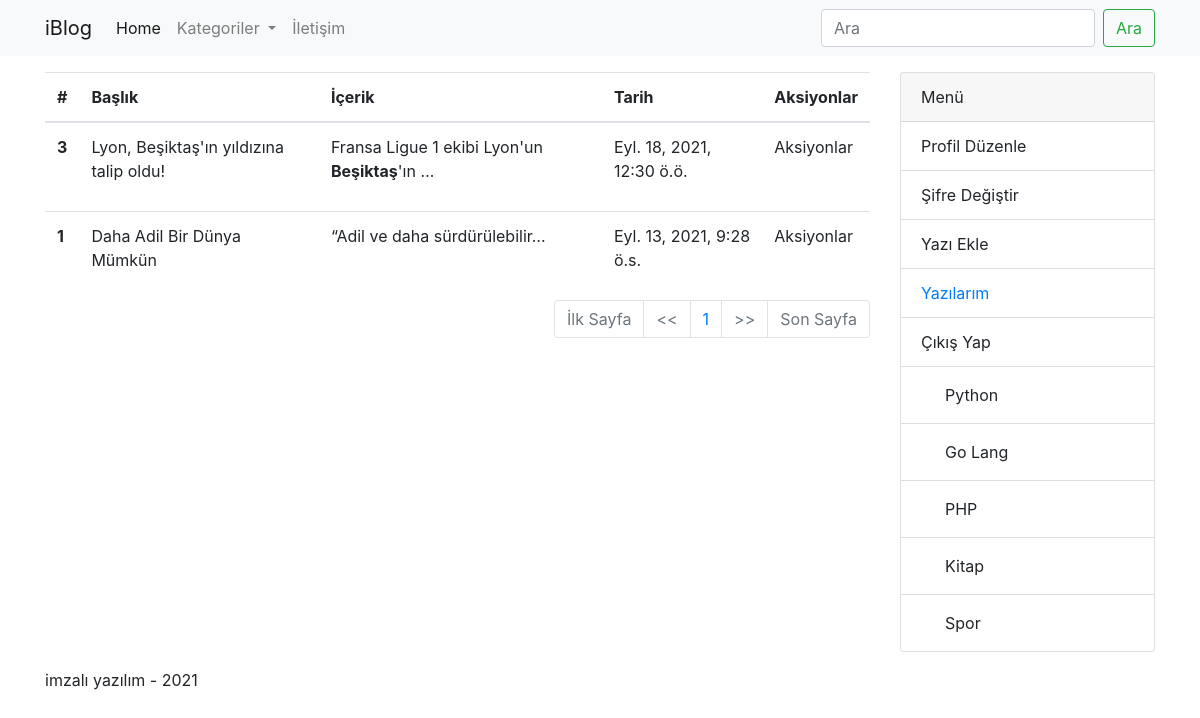
Page /yazilarim/ (signed in) on the committed database.
### app/blog/models/kategori.py (models this page shows, shortened)
class KategoriModel(models.Model):
    isim = models.CharField(max_length=30,blank=False,null=False)
    slug = AutoSlugField(populate_from='isim',unique=True)
    class Meta:
        db_table = 'kategori'
        verbose_name='Kategori'
        verbose_name_plural='Kategoriler'

### app/blog/views/yazilarim.py (the view)
# urls.py: path('yazilarim/', views.yazilarim, name='yazilarim'),
@login_required(login_url='anasayfa')
def yazilarim(request):
    yazilar = request.user.yazarinyazilari.order_by('-id')
    sayfa = request.GET.get('sayfa')
    paginator = Paginator(yazilar, 2)
    data = {
        'yazilar':paginator.get_page(sayfa)
    }
    return render(request, 'pages/yazilarim.html', context=data)

### app/blog/templatetags/kategori_list.py (called while the page is built)
@register.simple_tag
def kategori_list():
    kategoriler = KategoriModel.objects.all()
    return kategoriler

### app/blog/templates/pages/yazilarim.html (shortened to what this page needs)
{% extends 'base.html'%}
{% block content %}
<table class="table">
  <thead>
    <tr>
      <th scope="col">#</th>
      <th scope="col">Başlık</th>
      <th scope="col">İçerik</th>
      <th scope="col">Tarih</th>
      <th scope="col">Aksiyonlar</th>
    </tr>
  </thead>
  <tbody>
  {% for yazi in yazilar %}
    <tr>
      <th scope="row">{{yazi.id}}</th>
      <td>{{yazi.baslik}}</td>
      <td>{{yazi.icerik|safe|truncatechars_html:50}}</td>
      <td>{{yazi.duzenlenme_tarihi}}</td>
      <td>Aksiyonlar</td>
    </tr>
  {% empty %}
    <p>Hiç yazı bulunamadı.</p>
  {% endfor %}
</tbody>
</table>
  <nav aria-label="Page navigation example">
    <ul class="pagination justify-content-end">
      {% if yazilar.has_previous %}
        <li class="page-item">
          <a class="page-link" href="?sayfa=1" tabindex="-1" aria-disabled="true">İlk Sayfa</a>
        </li>
        <li class="page-item">
          <a class="page-link" href="?sayfa={{yazilar.previous_page_number}}" tabindex="-1" aria-disabled="true"><<</a>
        </li>
      {% else %}
        <li class="page-item disabled">
          <a class="page-link" href="#" tabindex="-1" aria-disabled="true">İlk Sayfa</a>
        </li>
        <li class="page-item disabled">
          <a class="page-link" href="#" tabindex="-1" aria-disabled="true"><<</a>
        </li>
      {% endif %}
        <li class="page-item"><a class="page-link" href="#">{{yazilar.number}}</a></li>
      {% if yazilar.has_next %}
        <li class="page-item">
          <a class="page-link" href="?sayfa={{yazilar.next_page_number}}">>></a>
        </li>
        <li class="page-item">
          <a class="page-link" href="?sayfa={{yazilar.paginator.num_pages}}">Son Sayfa</a>
        </li>
      {% else %}
        <li class="page-item disabled">
          <a class="page-link" href="#">>></a>
        </li>
        <li class="page-item disabled">
          <a class="page-link" href="#">Son Sayfa</a>
        </li>
      {% endif %}
    </ul>
    </nav>
{% endblock content %}

### templates/includes/sidebar.html
{% load kategori_list %}
{% kategori_list as kategoriler %}
<div class="col-sm-3">
    <div class="card mb-3">
        <div class="card-header">
          Menü
        </div>
      {% if request.user.is_authenticated %}
        <ul class="list-group list-group-flush">
          <li class="list-group-item">Profil Düzenle</li>
          <li class="list-group-item">Şifre Değiştir</li>
          <li class="list-group-item">Yazı Ekle</li>
          <li class="list-group-item">
            <a href="{% url 'yazilarim' %}">Yazılarım</a>
          </li>
          <li class="list-group-item">Çıkış Yap</li>
          {% for kategori in kategoriler %}
          <li class="list-group-item">
            <a class="dropdown-item" href="{% url 'kategori' kategori.slug %}">{{kategori.isim}}</a>
          </li>
          {% endfor %}
        </ul>
      {% else %}
      Login formu gelecek
      {{request.user}}
      {% endif %}
    </div>
</div>

### rows in the picture
KategoriModel: isim "Python"
KategoriModel: isim "Go Lang"
KategoriModel: isim "PHP"
KategoriModel: isim "Kitap"
KategoriModel: isim "Spor"

### other values in the picture
{{ yazi.id }} "3" "1"
{{ yazi.baslik }} "Lyon, Beşiktaş'ın yıldızına talip oldu!" "Daha Adil Bir Dünya Mümkün"
{{ yazi.icerik|safe|truncatechars_html:50 }} "Fransa Ligue 1 ekibi Lyon'un Beşiktaş 'ın …" "“Adil ve daha sürdürülebilir…"
{{ yazi.duzenlenme_tarihi }} "Eyl. 18, 2021, 12:30 ö.ö." "Eyl. 13, 2021, 9:28 ö.s."
{{ yazilar.number }} "1"
